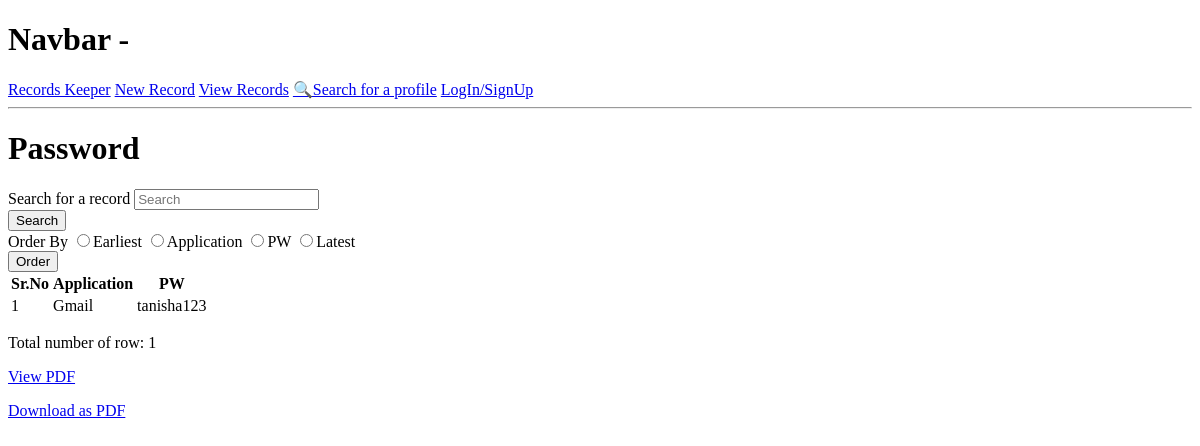
Before: /view-table/bcc387d8-45e0-431c-953c-aea0b4fe1e1e/ with the older database file.
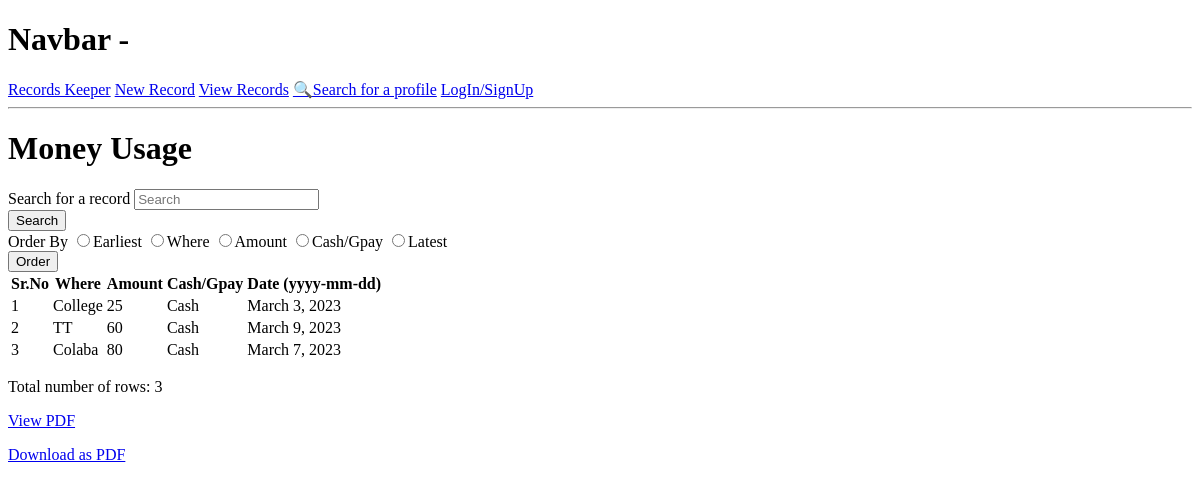
After: the same page with the newer database file.
### tables/models.py (models this page shows, shortened)
class Table(models.Model):
    owner=models.ForeignKey(Profile, on_delete=models.CASCADE, null=True, blank=True)
    title=models.TextField("Title of the table")
    desc=models.TextField("Description",null=True, blank=True)
    col1=models.TextField("Column 1",null=True, blank=True)
    col2=models.TextField("Column 2",null=True, blank=True)
    col3=models.TextField("Column 3",null=True, blank=True)
    col4=models.TextField("Column 4",null=True, blank=True)
    col5=models.TextField("Column 5",null=True, blank=True)
    total=models.IntegerField(default=0, null=True, blank=True)
    TYPE=(('Public', 'Public'), ('Private', 'Private'))
    status=models.CharField(max_length=200, choices=TYPE, default="Public")
    created = models.DateTimeField(auto_now_add=True)
    id = models.UUIDField(primary_key=True, default=uuid.uuid4, editable=False)
    class Meta:
        ordering = ['title', '-created']
    @property
    def getTotal(self):
        rows=self.row_set.all()
        total_c=rows.count()
        self.total=total_c
        self.save()

class Row(models.Model):
    table_name=models.ForeignKey(Table, on_delete=models.CASCADE, null=True, blank=True)
    col1=models.TextField("Column 1 entry",null=True, blank=True)
    col2=models.TextField("Column 2 entry",null=True, blank=True)
    col3=models.TextField("Column 3 entry",null=True, blank=True)
    col4=models.TextField("Column 4 entry",null=True, blank=True)
    col5=models.TextField("Column 5 entry",null=True, blank=True)
    date=models.DateField("Date (yyyy-mm-dd)",auto_now_add=False, auto_now=False, null=True, blank=True)
    created = models.DateTimeField(auto_now_add=True)
    id = models.UUIDField(primary_key=True, default=uuid.uuid4, editable=False)

### tables/views.py (the view)
# urls.py: path("view-table/<str:pk>/", views.viewTable, name="view-table"),
def viewTable(request, pk):
    table=Table.objects.get(id=pk)
    rows=table.row_set.all()
    profile=table.owner
    rows, search_query=searchRow(request, rows)
    table.getTotal
    rows, order_query=orderTable(request, rows)
    c=rows.exclude(date__isnull=True).count()
    context={"table":table, "rows":rows, "profile":profile, "search_query":search_query, "order_query":order_query, "c":c}
    return render(request, "tables/view-table.html", context)

### tables/utils.py (called while the page is built)
def searchRow(request, r):
    search_query = ""
    if request.GET.get('search_query'):
        search_query = request.GET.get('search_query')
    rows=r.distinct().filter(
        Q(col1__icontains=search_query) |
        Q(col2__icontains=search_query) |
        Q(col3__icontains=search_query) |
        Q(col4__icontains=search_query) |
        Q(col5__icontains=search_query)
    )
    return rows, search_query

def orderTable(request, t):
    order_query = ""
    if request.GET.get('order_query'):
        order_query = request.GET.get('order_query')
    if order_query== "col1":
        rows=t.order_by("col1")
    elif order_query== "col2":
        rows=t.order_by("col2")
    elif order_query== "col3":
        rows=t.order_by("col3")
    elif order_query== "col4":
        rows=t.order_by("col4")
    elif order_query== "col5":
        rows=t.order_by("col5")
    elif order_query== "date":
        rows=t.order_by("date")
    elif order_query== "created":
        rows=t.order_by("created")
    else:
        rows=t.order_by("-created")
    return rows, order_query

### tables/templates/tables/view-table.html (shortened to what this page needs)
{% extends 'main.html' %}
{% block content %}
<h1>{{table.title}}</h1>
{% if table.total != 0 %}
<form id='searchForm' class="form" action="{% url 'view-table' table.id %}" method="get">
    <div class="form__field">
      <label for="formInput#search">Search for a record </label>
      <input class="input input--text" id="formInput#search" type="text" name="search_query"
        placeholder="Search" value="{{search_query}}" />
    </div>
    <input class="btn btn--sub btn--lg" type="submit" value="Search" />
  </form>
  <form id='searchForm' class="form" action="{% url 'view-table' table.id %}" method="get">
    <div class="form__field">
      <label for="formInput#search">Order By</label>
      <input class="input input--text" id="formInput#search" type="radio" name="order_query"
        value="created" />Earliest
      {% if table.col1 %}
      <input class="input input--text" id="formInput#search" type="radio" name="order_query"
        value="col1" />{{table.col1}}
      {% endif %}
      {% if table.col2 %}
      <input class="input input--text" id="formInput#search" type="radio" name="order_query"
        value="col2" />{{table.col2}}
      {% endif %}
      {% if table.col3 %}
      <input class="input input--text" id="formInput#search" type="radio" name="order_query"
        value="col3" />{{table.col3}}
      {% endif %}
      <input class="input input--text" id="formInput#search" type="radio" name="order_query"
        value="-created" />Latest
    </div>
    <input class="btn btn--sub btn--lg" type="submit" value="Order" />
  </form>
  {% endif %}
<table>
    <tr>
        <th>Sr.No</th>
        {% if table.col1 %}
        <th>{{table.col1}}</th>
        {% endif %}
        {% if table.col2 %}
        <th>{{table.col2}}</th>
        {% endif %}
        {% if table.col3 %}
        <th>{{table.col3}}</th>
        {% endif %}
        {% if c != 0 %}
        <th scope="col">Date (yyyy-mm-dd)</th>
        {% endif %}
    </tr>
    {% if table.total != 0 %}
    {% for row in rows %}
    <tr>
        <td>{{forloop.counter}}</td>
        {% if table.col1 %}
        {% if row.col1 %}
        <td>{{row.col1}}</td>
        {% else%}
        <td></td>
        {% endif %}
        {% endif %}
        {% if table.col2 %}
        {% if row.col2 %}
        <td>{{row.col2}}</td>
        {% else%}
        <td></td>
        {% endif %}
        {% endif %}
        {% if table.col3 %}
        {% if row.col3 %}
        <td>{{row.col3}}</td>
        {% else%}
        <td></td>
        {% endif %}
        {% endif %}
        {% if row.date %}
        <td>{{row.date}}</td>
        {% else%}
        <td></td>
        {% endif %}
    </tr>
    {% endfor %}
    {% else %}
    <tr>
        <td colspan="8">No records found</td>
    </tr>
    {% endif %}
</table>
<p>Total number of row{{table.total|pluralize:"s"}}: {{table.total}}</p>
<p><a href="{% url 'view-pdf' table.id %}">View PDF</a></p>
<p><a href="{% url 'download-pdf' table.id %}">Download as PDF</a></p>
{% endblock %}

### templates/main.html (shortened to what this page needs)
<!DOCTYPE html>
<html lang="en">
<head>
</head>
<body>
    {% include 'navbar.html' %}
    {% block content %}
    {% endblock %}
</body>
</html>

### templates/navbar.html
<h1>Navbar - </h1>
<a href="{% url 'home' %}">Records Keeper</a>
<a href="{% url 'add-table' %}">New Record</a>
<a href="{% url 'view-tables' %}">View Records</a>
<a href="{% url 'profiles' %}">&#128269Search for a profile</a>
{% if request.user.is_authenticated %}
<a href="{% url 'account' %}">Account</a>
<a href="{% url 'logout' %}">Logout</a>
{% else %}
<a href="{% url 'login' %}">LogIn/SignUp</a>
{% endif %}
<hr>

Changed rows visible on the page:
changed Table: title "Password" → "Money Usage"; col1 "Application" → "Where"; col2 "PW" → "Amount"; col3 (not shown) → "Cash/Gpay"; total "1" → "3"
added Row: col1 "College", col2 "25", col3 "Cash", date "March 3, 2023"
added Row: col1 "TT", col2 "60", col3 "Cash", date "March 9, 2023"
changed Row: col1 "Gmail" → "Colaba"; col2 "tanisha123" → "80"; col3 (not shown) → "Cash"; date (not shown) → "March 7, 2023"
Other visible differences:
form field order_query: (not shown) → "☐"
text now shown: "Date (yyyy-mm-dd)"
